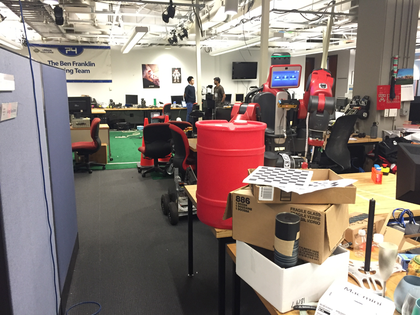
%> input picture Test/001.png, 420 x 315 px, shrunk from 1200 x 900 before the run
$ octave --eval "result = FilterOutput(rgb2gray(imread('Test/001.png')));"   (GNU Octave 9; MATLAB toolbox functions it lacks are replaced by stand-ins)
%> lines starting %> are read from the running program, lines starting %| are printed output that depends on the picture; in (x1, y1, x2, y2) boxes, pixels count from 0 and x2, y2 are one past the last pixel; in counts of white or black regions, pixels touching at a corner belong together; the program's own positions count from 1
function [OBB,MaskBlobs, RefinedMask] = FilterOutput(I)
IL = bwlabel(I);
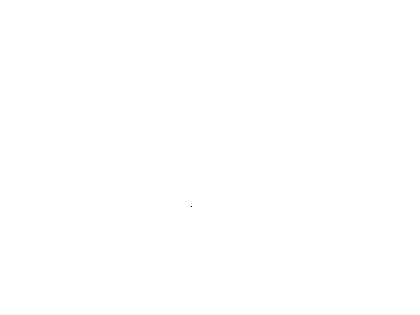
%> IL: size 315x420 double; values 0 (black) and 1 (white), 100% white; black in thin lines or dots, all inside (x1, y1, x2, y2) = (191, 206, 192, 207)
Stats = regionprops(IL,'All');
%> Stats = 1 region; box (x1, y1, x2, y2), Area, Centroid, MajorAxisLength, MinorAxisLength and Eccentricity: (0, 0, 420, 315) 132299 [210.5 158] 485 363.7 0.661
Idxs = find([Stats.Area]>=0.22.*max([Stats.Area]) & [Stats.Solidity]>=0.6.*max([Stats.Solidity]));
%> Idxs = 1
Mask = ismember(IL,Idxs);
Mask = imerode(Mask,strel('disk',2,8));
%> Mask: size 315x420 logical; 100% white; black in thin lines or dots, all inside (x1, y1, x2, y2) = (189, 204, 194, 209)
Mask = bwmorph(Mask,'spur');
Mask = bwmorph(Mask,'branchpoints');
%> Mask: size 315x420 logical; every value is 0
Mask = imdilate(Mask,strel('disk',6,8));
Stats = regionprops(Mask,'All');
%> Stats = 0 regions
Idxs = find([Stats.Area]>=0.22.*max([Stats.Area]) & [Stats.Solidity]>=0.6.*max([Stats.Solidity]));
%> Idxs = []
Mask = ismember(bwlabel(Mask),Idxs);


%% If No Object Return
if(~any(any(Mask)))
    disp('No Barrel Found, Blobs Rejected in Filtering....');
    RefinedMask = zeros(size(I));
    MaskBlobs = cell(0);
    OBB = [];
    return;
end

%% Combine Maks if they are very close
DistThld = 150;
IL = bwlabel(Mask);
Stats = regionprops(IL, 'All');
RefinedMask = zeros(size(Mask));
for i = 1:size(Stats,1)-1
    for j = i+1:size(Stats,1)
        % Compute Distance between ith and jth
        Dist = pdist2(Stats(i).Centroid,Stats(j).Centroid);
        if(Dist<=DistThld)
            TempMask = (IL==i) | (IL==j);
            TempSolidity = sum(sum(TempMask))./sum(sum(bwconvhull(TempMask)));
            if(TempSolidity>=0.85)
                RefinedMask = RefinedMask | bwconvhull(TempMask);
            end
        else
            RefinedMask = RefinedMask | bwconvhull(IL==i) | bwconvhull(IL==j);
        end
    end
end

% If you had only 2 pieces
if(size(Stats,1)==2)
    if(Dist>DistThld)
        RefinedMask = bwconvhull(Mask,'objects');
    else
        if(sum(sum(Mask))./sum(sum(bwconvhull(Mask)))>=0.85)
            RefinedMask = bwconvhull(Mask);
        else
           RefinedMask = bwconvhull(Mask,'objects');
        end
    end
end

% If you couldnt group any values use the original Mask itself
if(~any(any(RefinedMask)))
    RefinedMask = Mask;
end


%% Correct Rotation of the Box
IL = bwlabel(RefinedMask);
OBB = imOrientedBox(IL);
for i = 1:size(OBB,1)
    MaskBlobs{i} = rotateAround(IL==i, OBB(i,2), OBB(i,1), -OBB(i,5)+90, 'bicubic');
end

end
